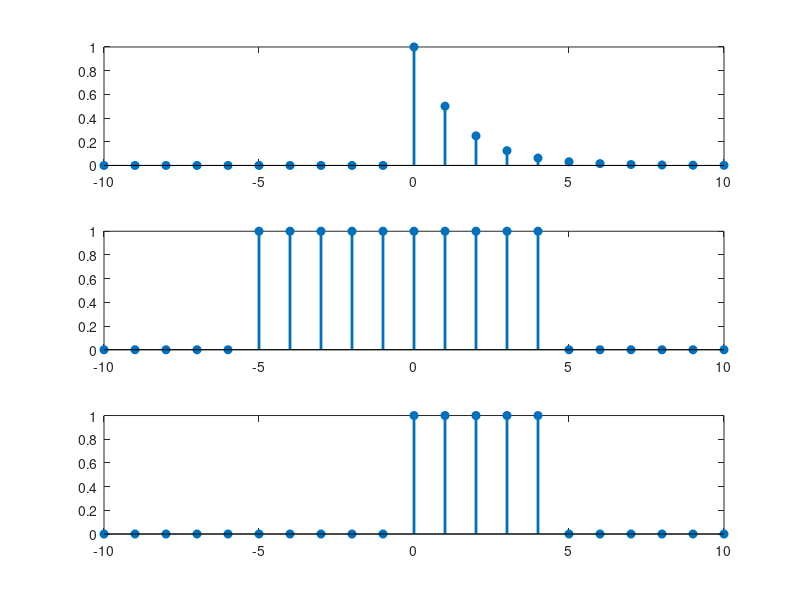

MATLAB code to generate this figure:
clc;
clear all;
close all;
n=-10:10;
x1=((0.5).^n).*(n>=0);
x2=(n>=-5)-(n>=5);
x3=(n>=0)-(n>=5);
subplot(3,1,1),stem(n,x1,'filled','linewidth',2),
subplot(3,1,2),stem(n,x2,'filled','linewidth',2),
subplot(3,1,3),stem(n,x3,'filled','linewidth',2),
